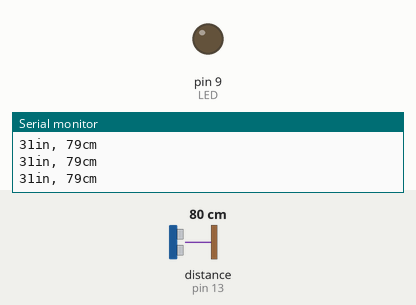
This sketch was run on a simulated Arduino Uno, built with avr-gcc and run on an emulated ATmega328P. Shown: output pins drawn as LEDs (lit = HIGH), the last lines printed to the serial monitor. Wiring (inferred from the names in the program): ultrasonic range finder: trigger pin 12; echo pin 13. The test bench sets the inputs (shaded band); at power-on: distance to the obstacle (sensor on pin 13) 80 cm. The echo pulse lasts 58.3 µs per cm; pins used as bus, display or sensor lines are not drawn.

Above: at 1.2 s.
1.3 s: distance to the obstacle (sensor on pin 13) set to 13 cm
2.8 s: distance to the obstacle (sensor on pin 13) set to 10 cm
At 3.7 s:
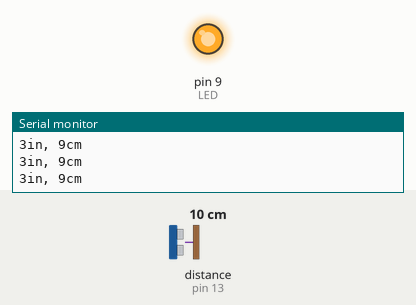
4.3 s: distance to the obstacle (sensor on pin 13) set to 4 cm
5.8 s: distance to the obstacle (sensor on pin 13) set to 2 cm
At 7.0 s:
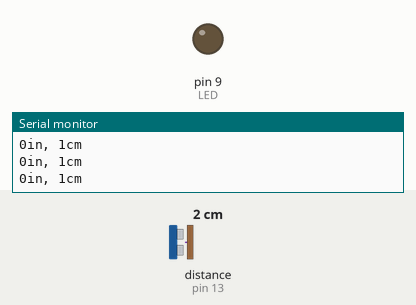
7.3 s: distance to the obstacle (sensor on pin 13) set to 9 cm
At 8.2 s:
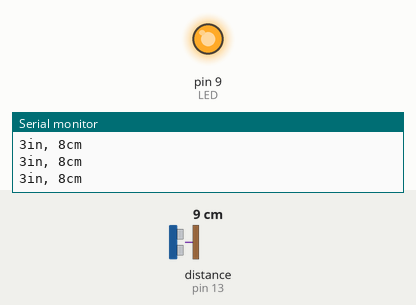
Timing chart, 0 to 9.8 s (numbered marks = the images above; inputs shaded):
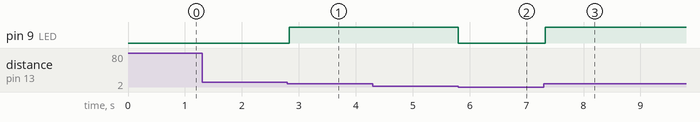

The sketch:

lesson_6.2.ino
```cpp
/*
  Keyestudio Mini Tank Robot V3 (Popular Edition)
  lesson 6.2
  Ultrasonic LED
  http://www.keyestudio.com
*/
int trigPin = 12;    // Trig is connected to 12
int echoPin = 13;    // Echo is connected to 13
int LED = 9;
long duration, cm, inches;
void setup() {
  //start serial port
  Serial.begin (9600);//set baud rate to 9600
  //define input and output
  pinMode(trigPin, OUTPUT);
  pinMode(echoPin, INPUT);
  pinMode(LED, OUTPUT);
}
void loop() {
  //Pre-given a short low pulse to ensure a clean high pulse
  digitalWrite(trigPin, LOW);
  delayMicroseconds(2);
  digitalWrite(trigPin, HIGH);//Give at least 10us high level trigger
  delayMicroseconds(10);
  digitalWrite(trigPin, LOW);
  // The duration of the high level is the time from the launch to the return of the ultrasonic wave
  duration = pulseIn(echoPin, HIGH);
  // convert to distance
  cm = (duration / 2) / 29.1;   // convert to centimeters
  inches = (duration / 2) / 74; // convert to inches
  //serial port prints out
  Serial.print(inches);
  Serial.print("in, ");
  Serial.print(cm);
  Serial.print("cm");
  Serial.println();
  if (cm >= 2 && cm <= 10) {
    digitalWrite(LED, HIGH);//turn on LED
  } else {
    digitalWrite(LED, LOW); //turn off LED
  }
  delay(50);
}
//****************************************************************
```

Measured:
- the behaviour switches between 12 and 11 cm on distance to the obstacle (sensor on pin 13) (found by bisection; images 0 and 1)
- the behaviour switches between 3 and 2 cm on distance to the obstacle (sensor on pin 13) (found by bisection; images 1 and 2)
- after the input at 2.8 s, pin 9 (LED): LOW → HIGH at once
- after the input at 5.8 s, pin 9 (LED): HIGH → LOW at once
- after the input at 7.3 s, pin 9 (LED): LOW → HIGH at once
